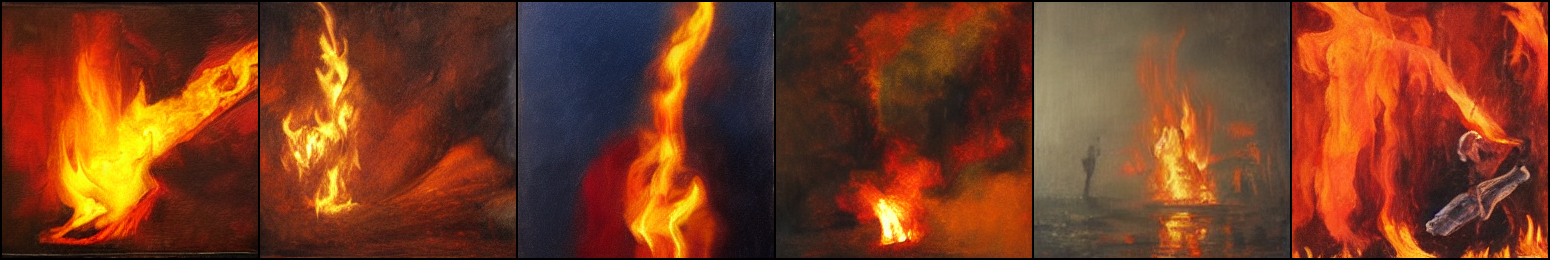
#> input picture assets/a-painting-of-a-fire.png, 1550 x 260 px
$ python evaluate_first_stages.py --original_dir ../assets --reconstructed_dir1 ../assets --reconstructed_dir2 ../assets
#> lines starting #> are read from the running program, lines starting #| are printed output that depends on the picture
import argparse
import os
import numpy as np
from skimage.metrics import peak_signal_noise_ratio as psnr
from skimage.metrics import structural_similarity as ssim
from skimage.io import imread
from skimage.transform import resize
import subprocess


def compute_metrics(original_dir, reconstructed_dir, output_size=(256, 256)):
    psnr_values = []
    ssim_values = []

    for filename in os.listdir(original_dir):
        if not filename.lower().endswith(('.png', '.jpg', '.jpeg', '.tiff', '.bmp', '.gif')):
            continue  # Skip non-image files

        # Read the original and reconstructed images
        original_path = os.path.join(original_dir, filename)
        reconstructed_path = os.path.join(reconstructed_dir, filename)

        original_img = imread(original_path)
        reconstructed_img = imread(reconstructed_path)

        # Resize images to 256x256
        original_img = resize(original_img, output_size, anti_aliasing=True)
        reconstructed_img = resize(reconstructed_img, output_size, anti_aliasing=True)

        # Compute PSNR and SSIM
        psnr_value = psnr(original_img, reconstructed_img, data_range=original_img.max() - original_img.min())
        ssim_value = ssim(original_img, reconstructed_img, channel_axis=-1, data_range=original_img.max() - original_img.min())

        psnr_values.append(psnr_value)
        ssim_values.append(ssim_value)

    return np.mean(psnr_values), np.mean(ssim_values)


def calculate_rfid(image_dir1, image_dir2):
    fid_command = f'python -m pytorch_fid {image_dir1} {image_dir2}'
    fid_result = subprocess.run(fid_command, shell=True, capture_output=True, text=True)
    fid_score = float(fid_result.stdout.split(' ')[-1])
    return fid_score


def main(original_images_dir, reconstructed_images_dir1, reconstructed_images_dir2):
    resize_to = (256, 256)

    psnr1, ssim1 = compute_metrics(original_images_dir, reconstructed_images_dir1, output_size=resize_to)
#> in compute_metrics, original_img is the input picture: shape (260, 1550, 3); mean R, G, B 120.8, 60.1, 33.3
#> in compute_metrics, `original_img = resize(original_img, output_size, anti_aliasing=True)`:
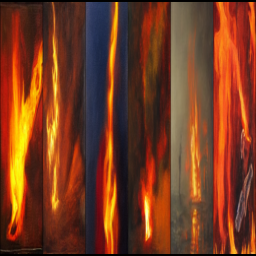
#> original_img: shape (256, 256, 3) float64; mean R, G, B 0.474, 0.236, 0.131
#> in compute_metrics, `psnr_value = psnr(original_img, reconstructed_img, data_range=original..`: psnr_value = inf
#> in compute_metrics, `ssim_value = ssim(original_img, reconstructed_img, channel_axis=-1, da..`: ssim_value = 1
#> pass 2 of the loop in compute_metrics, `for filename in os.listdir(original_dir):`:
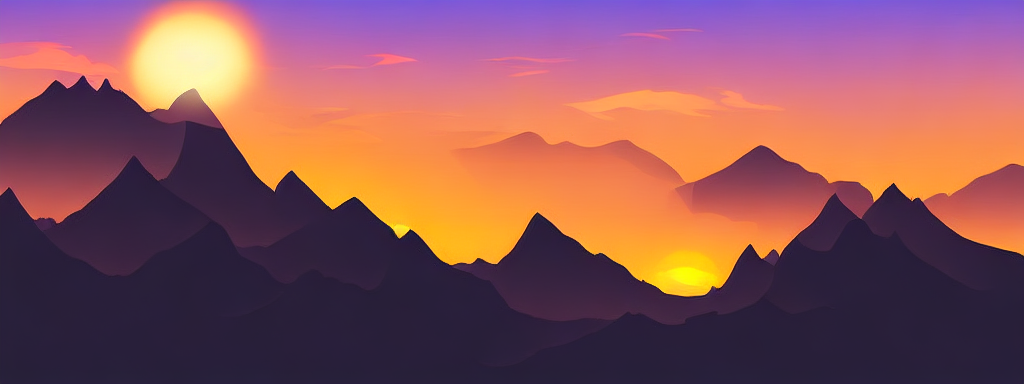
#> input picture assets/txt2img-convsample.png, 1024 x 384 px
#> in compute_metrics, original_img is the input picture: shape (384, 1024, 3); mean R, G, B 138.9, 84.2, 91.4
#> in compute_metrics, `original_img = resize(original_img, output_size, anti_aliasing=True)`:
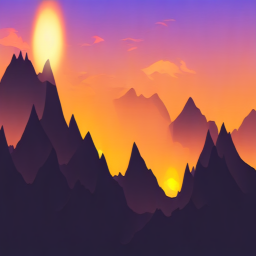
#> original_img: shape (256, 256, 3) float64; mean R, G, B 0.545, 0.33, 0.358
#> psnr1 = inf; ssim1 = 1
    psnr2, ssim2 = compute_metrics(original_images_dir, reconstructed_images_dir2, output_size=resize_to)
#> pass 2 of the loop in compute_metrics, `for filename in os.listdir(original_dir):`:
#> psnr2 = inf; ssim2 = 1

    print(f"Model 1 - PSNR↑: {psnr1}, SSIM↑: {ssim1}")
#| Model 1 - PSNR↑: inf, SSIM↑: 1.0
    print(f"Model 2 - PSNR↑: {psnr2}, SSIM↑: {ssim2}")
#| Model 2 - PSNR↑: inf, SSIM↑: 1.0

    rfid1 = calculate_rfid(original_images_dir, reconstructed_images_dir1)
    rfid2 = calculate_rfid(original_images_dir, reconstructed_images_dir2)

    print(f"Model 1 - rFID↓: {rfid1}")
    print(f"Model 2 - rFID↓: {rfid2}")


if __name__ == "__main__":
    """
    python scripts/evaluate_first_stages.py \
        --original_dir ./eval_data \
        --reconstructed_dir1 ./reconstructed_images_pretrain \
        --reconstructed_dir2 /reconstructed_images_train200
    """
    parser = argparse.ArgumentParser(description="Evaluate models with PSNR, SSIM, and rFID")
    parser.add_argument('--original_dir', type=str, required=True, help='Directory of original images')
    parser.add_argument('--reconstructed_dir1', type=str, required=True,
                        help='Directory of reconstructed images from the first model')
    parser.add_argument('--reconstructed_dir2', type=str, required=True,
                        help='Directory of reconstructed images from the second model')

    args = parser.parse_args()
    main(args.original_dir, args.reconstructed_dir1, args.reconstructed_dir2)
#> (the call stopped at in calculate_rfid, `fid_result = subprocess.run(fid_command, shell=True, capture_output=Tr..`: subprocess is not available in this run)
